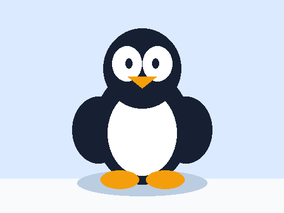
#> input picture docs/session03/lab/data/penguin.png, 284 x 213 px, shrunk from 512 x 384 before the run
$ python run_lab.py
#> lines starting #> are read from the running program, lines starting #| are printed output that depends on the picture
### docs/session03/lab/caesar.py
"""Caesar encryption and a ciphertext-only English frequency attack."""

import argparse
from collections import Counter
from dataclasses import dataclass
from pathlib import Path
from string import ascii_uppercase

# Approximate English percentages, in A-Z order. A model, not a guarantee.
ENGLISH_FREQUENCIES = dict(
    zip(
        ascii_uppercase,
        (
            8.167,
            1.492,
            2.782,
            4.253,
            12.702,
            2.228,
            2.015,
            6.094,
            6.966,
            0.153,
            0.772,
            4.025,
            2.406,
            6.749,
            7.507,
            1.929,
            0.095,
            5.987,
            6.327,
            9.056,
            2.758,
            0.978,
            2.360,
            0.150,
            1.974,
            0.074,
        ),
        strict=True,
    )
)


@dataclass(frozen=True)
class Candidate:
    shift: int
    score: float
    plaintext: str


def encrypt(text: str, shift: int) -> str:
    """Shift ASCII letters; preserve case, spaces, punctuation, and other text."""
    result = []
    for char in text:
        if "A" <= char <= "Z":
            result.append(chr((ord(char) - ord("A") + shift) % 26 + ord("A")))
        elif "a" <= char <= "z":
            result.append(chr((ord(char) - ord("a") + shift) % 26 + ord("a")))
        else:
            result.append(char)
    return "".join(result)


def letter_counts(text: str) -> Counter:
    """Count only the 26 English letters, ignoring case."""
    return Counter(char.upper() for char in text if char.isascii() and char.isalpha())


def most_common_guess(ciphertext: str) -> int:
    """The lecture's first guess: assume the most frequent letter represents E."""
    counts = letter_counts(ciphertext)
    if not counts:
        raise ValueError("Frequency analysis needs ASCII letters.")
    most_common = counts.most_common(1)[0][0]
    return (ord(most_common) - ord("E")) % 26


def rank_candidates(ciphertext: str) -> list[Candidate]:
    """Rank shifts by chi-square distance from typical English letter counts.

    No original plaintext or encryption key is supplied to this attack.
    A smaller score is a closer fit; short or unusual text can mislead it.
    """
    total = sum(letter_counts(ciphertext).values())
    if total == 0:
        raise ValueError("Frequency analysis needs ASCII letters.")
    candidates = []
    for shift in range(26):
        plaintext = encrypt(ciphertext, -shift)
        observed = letter_counts(plaintext)
        score = 0.0
        for letter, percent in ENGLISH_FREQUENCIES.items():
            expected = total * percent / 100
            score += (observed[letter] - expected) ** 2 / expected
        candidates.append(Candidate(shift, score, plaintext))
    return sorted(candidates, key=lambda candidate: candidate.score)


def crack(ciphertext: str) -> Candidate:
    """Return the best frequency-based candidate, not a guaranteed answer."""
    return rank_candidates(ciphertext)[0]


# [20 lines left out: function main, not called in this run]


# [2 lines that do not run on import are left out]

### docs/session03/lab/image_modes.py
"""Compare AES-ECB pattern leakage with AES-GCM on raw RGB image bytes.

ECB is included only to demonstrate its weakness. Keys exist only in memory.
"""

import argparse
import hashlib
import json
import os
from collections import Counter
from pathlib import Path

from cryptography.exceptions import InvalidTag
from cryptography.hazmat.primitives import padding
from cryptography.hazmat.primitives.ciphers import Cipher, algorithms, modes
from cryptography.hazmat.primitives.ciphers.aead import AESGCM
from PIL import Image

BLOCK_BYTES = 16
TAG_BYTES = 16


# [19 lines left out: functions encrypt_ecb, decrypt_ecb, encrypt_gcm, not called in this run]


def decrypt_gcm(nonce: bytes, ciphertext_and_tag: bytes, key: bytes) -> bytes:
    """Authenticate before returning plaintext; InvalidTag means rejection."""
    return AESGCM(key).decrypt(nonce, ciphertext_and_tag, None)


# [23 lines left out: functions block_statistics, rejects_gcm, not called in this run]


def run_image_lab(input_path: Path, output_dir: Path) -> dict:
    """Encrypt real pixels, render ciphertext, and check decryption and tampering."""
    output_dir.mkdir(parents=True, exist_ok=True)
    with Image.open(input_path) as source:
        original = source.convert("RGB")
    pixels = original.tobytes()
    ecb_key = AESGCM.generate_key(bit_length=256)
    gcm_key = AESGCM.generate_key(bit_length=256)
    ecb_ciphertext = encrypt_ecb(pixels, ecb_key)
    nonce, gcm_ciphertext = encrypt_gcm(pixels, gcm_key)
    ecb_plaintext = decrypt_ecb(ecb_ciphertext, ecb_key)
    gcm_plaintext = decrypt_gcm(nonce, gcm_ciphertext, gcm_key)

    # Keep the original dimensions for viewing; padding and tag are not pixels.
    ecb_view = ecb_ciphertext[: len(pixels)]
    gcm_view = gcm_ciphertext[:-TAG_BYTES]
    views = {
        "original": pixels,
        "ecb_view": ecb_view,
        "gcm_view": gcm_view,
        "ecb_decrypted": ecb_plaintext,
        "gcm_decrypted": gcm_plaintext,
    }
    for name, content in views.items():
        Image.frombytes("RGB", original.size, content).save(output_dir / f"{name}.png")
    (output_dir / "ecb_ciphertext.bin").write_bytes(ecb_ciphertext)
    (output_dir / "gcm_ciphertext_and_tag.bin").write_bytes(gcm_ciphertext)
    (output_dir / "gcm_nonce.hex").write_text(nonce.hex() + "\n", encoding="ascii")

    changed_gcm = bytes([gcm_ciphertext[0] ^ 1]) + gcm_ciphertext[1:]
    changed_tag = gcm_ciphertext[:-1] + bytes([gcm_ciphertext[-1] ^ 1])
    changed_nonce = bytes([nonce[0] ^ 1]) + nonce[1:]
    changed_key = bytes([gcm_key[0] ^ 1]) + gcm_key[1:]

    # Flip a content byte, leaving the final padding block alone when possible.
    ecb_tampered_decrypted = None
    if len(pixels) >= BLOCK_BYTES:
        changed_ecb = bytes([ecb_ciphertext[0] ^ 1]) + ecb_ciphertext[1:]
        ecb_tampered_decrypted = decrypt_ecb(changed_ecb, ecb_key) != pixels

    metrics = {
        "width": original.width,
        "height": original.height,
        "mode": "RGB",
        "pixel_bytes": len(pixels),
        "aes_key_bits": 256,
        "aes_block_bytes": BLOCK_BYTES,
        "ecb_ciphertext_bytes": len(ecb_ciphertext),
        "gcm_ciphertext_and_tag_bytes": len(gcm_ciphertext),
        "gcm_nonce_bytes": len(nonce),
        "gcm_tag_bytes": TAG_BYTES,
        "gcm_nonce_hex": nonce.hex(),
        "original_sha256": hashlib.sha256(pixels).hexdigest(),
        "ecb_decrypted_sha256": hashlib.sha256(ecb_plaintext).hexdigest(),
        "gcm_decrypted_sha256": hashlib.sha256(gcm_plaintext).hexdigest(),
        "ecb_round_trip": ecb_plaintext == pixels,
        "gcm_round_trip": gcm_plaintext == pixels,
        "ecb_modified_content_decrypted_without_authentication": ecb_tampered_decrypted,
        "gcm_tampered_ciphertext_rejected": rejects_gcm(nonce, changed_gcm, gcm_key),
        "gcm_tampered_tag_rejected": rejects_gcm(nonce, changed_tag, gcm_key),
        "gcm_wrong_nonce_rejected": rejects_gcm(changed_nonce, gcm_ciphertext, gcm_key),
        "gcm_wrong_key_rejected": rejects_gcm(nonce, gcm_ciphertext, changed_key),
        "original_blocks": block_statistics(pixels),
        "ecb_blocks": block_statistics(ecb_view),
        "gcm_blocks": block_statistics(gcm_view),
        "key_storage": "Fresh independent keys per mode; memory only; not saved.",
        "view_format": "Ciphertext bytes rendered as RGB with known image dimensions.",
    }
    (output_dir / "image_metrics.json").write_text(
        json.dumps(metrics, indent=2) + "\n", encoding="utf-8"
    )
    return metrics


# [6 lines left out: function main, not called in this run]


# [2 lines that do not run on import are left out]

### docs/session03/lab/run_lab.py
"""Run Session 03's two classroom experiments and save measured evidence."""

import argparse
import csv
import importlib.metadata
import json
import platform
from datetime import datetime, timezone
from pathlib import Path
from string import ascii_uppercase

import matplotlib
import numpy as np
from PIL import Image

from caesar import (
    ENGLISH_FREQUENCIES,
    letter_counts,
    most_common_guess,
    rank_candidates,
)
from image_modes import run_image_lab

matplotlib.use("Agg")
import matplotlib.pyplot as plt  # noqa: E402 -- select a noninteractive backend first.

ROOT = Path(__file__).resolve().parent


def save_frequency_plot(ciphertext: str, recovered: str, output_path: Path) -> None:
    total = sum(letter_counts(ciphertext).values())
    cipher_counts = letter_counts(ciphertext)
    recovered_counts = letter_counts(recovered)
    positions = np.arange(26)
    top_frequency = max(cipher_counts.values()) * 100 / total
    fig, axes = plt.subplots(2, 1, figsize=(12, 6.8), layout="constrained")
    axes[0].bar(
        positions,
        [cipher_counts[letter] * 100 / total for letter in ascii_uppercase],
        color="#C66B32",
    )
    axes[0].set_title("Ciphertext letter frequencies: L is most common")
    axes[1].bar(
        positions - 0.18,
        [recovered_counts[letter] * 100 / total for letter in ascii_uppercase],
        width=0.36,
        label="Recovered text",
        color="#167D8D",
    )
    axes[1].bar(
        positions + 0.18,
        list(ENGLISH_FREQUENCIES.values()),
        width=0.36,
        label="Approximate English model",
        color="#A7BDCE",
    )
    axes[1].set_title("After shift 7 is reversed: compare the whole alphabet")
    axes[1].legend(frameon=False, loc="upper right")
    for axis in axes:
        axis.set_xticks(positions, list(ascii_uppercase))
        axis.set_ylabel("English letters (%)")
        axis.set_ylim(0, max(17, top_frequency * 1.15))
        axis.spines[["top", "right"]].set_visible(False)
        axis.grid(axis="y", alpha=0.15)
        axis.set_axisbelow(True)
    fig.savefig(output_path, dpi=150)
    plt.close(fig)


def save_image_comparison(output_dir: Path) -> None:
    fig, axes = plt.subplots(1, 3, figsize=(13.5, 4.2), layout="constrained")
    panels = (
        ("original.png", "Original", "Flat colours create repeated blocks"),
        ("ecb_view.png", "AES-256-ECB", "Repeated blocks preserve the outline"),
        ("gcm_view.png", "AES-256-GCM", "The outline is no longer visible"),
    )
    for axis, (filename, title, caption) in zip(axes, panels, strict=True):
        with Image.open(output_dir / filename) as image:
            axis.imshow(np.asarray(image), interpolation="nearest")
        axis.set_title(title, fontsize=15, pad=10)
        axis.set_xlabel(caption, fontsize=10, labelpad=10)
        axis.set_xticks([])
        axis.set_yticks([])
        axis.spines[:].set_visible(False)
    fig.savefig(output_dir / "image_comparison.png", dpi=150)
    plt.close(fig)


def run_lab(output_dir: Path) -> dict:
    output_dir.mkdir(parents=True, exist_ok=True)
    ciphertext = (ROOT / "data/caesar_ciphertext.txt").read_text(encoding="utf-8")
#> (reads docs/session03/lab/data/caesar_ciphertext.txt from the repository)

    # The attack reads ciphertext only. The reference is opened AFTER ranking.
    candidates = rank_candidates(ciphertext)
    best = candidates[0]
    reference = (ROOT / "data/caesar_plaintext.txt").read_text(encoding="utf-8")
#> (reads docs/session03/lab/data/caesar_plaintext.txt from the repository)
    counts = letter_counts(ciphertext)
    (output_dir / "caesar_recovered.txt").write_text(best.plaintext, encoding="utf-8")
    with (output_dir / "caesar_candidates.csv").open(
        "w", newline="", encoding="utf-8"
    ) as stream:
        writer = csv.writer(stream)
        writer.writerow(["rank", "shift", "chi_square", "plaintext_preview"])
        for rank, candidate in enumerate(candidates, 1):
            writer.writerow(
                [
                    rank,
                    candidate.shift,
                    f"{candidate.score:.6f}",
                    candidate.plaintext[:100],
                ]
            )
    with (output_dir / "caesar_frequencies.csv").open(
        "w", newline="", encoding="utf-8"
    ) as stream:
        writer = csv.writer(stream)
        writer.writerow(
            ["letter", "ciphertext_count", "recovered_count", "english_model_percent"]
        )
        recovered_counts = letter_counts(best.plaintext)
        for letter in ascii_uppercase:
            writer.writerow(
                [
                    letter,
                    counts[letter],
                    recovered_counts[letter],
                    ENGLISH_FREQUENCIES[letter],
                ]
            )
    save_frequency_plot(ciphertext, best.plaintext, output_dir / "caesar_frequency.png")
#> in save_frequency_plot, `fig.savefig(output_path, dpi=150)`:
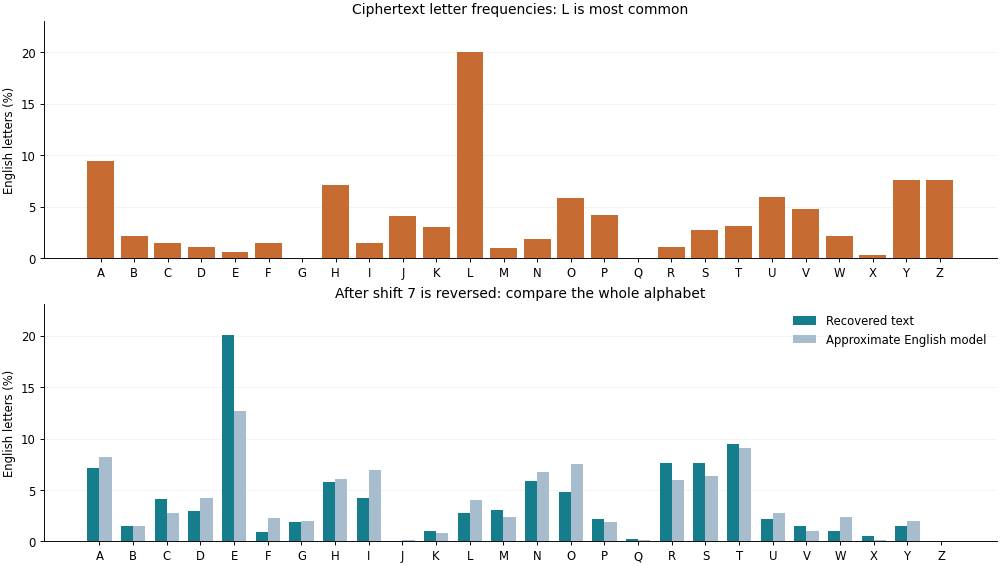
#> figure drawn by matplotlib, 2 panels; panel 1: tallest bar 20.06 high, from x = 10.6 to 11.4; panel 2: tallest bar 20.06 high, from x = 3.64 to 4; panel 2: tallest bar 12.7 high, from x = 4 to 4.36
    caesar_metrics = {
        "input_source": "Self-authored English fixture; not a teacher-provided ciphertext.",
        "ascii_letter_count": sum(counts.values()),
        "most_common_ciphertext_letter": counts.most_common(1)[0][0],
        "most_common_letter_count": counts.most_common(1)[0][1],
        "most_common_e_guess": most_common_guess(ciphertext),
        "recovered_shift": best.shift,
        "best_chi_square": best.score,
        "second_best_shift": candidates[1].shift,
        "second_best_chi_square": candidates[1].score,
        "plaintext_matches_reference": best.plaintext == reference,
        "attack_inputs": "Ciphertext and an approximate English frequency model only.",
    }
    image_metrics = run_image_lab(ROOT / "data/penguin.png", output_dir)
#> in run_image_lab, source is the input picture: PIL image 284x213 RGB; mean R, G, B 199.4, 208.4, 220.4
    save_image_comparison(output_dir)
    metrics = {
        "run_utc": datetime.now(timezone.utc).isoformat(timespec="seconds"),
        "environment": {
            "python": platform.python_version(),
            "platform": platform.platform(),
            **{
                package: importlib.metadata.version(package)
                for package in ("cryptography", "Pillow", "matplotlib", "numpy")
            },
        },
        "caesar": caesar_metrics,
        "image": image_metrics,
    }
    (output_dir / "metrics.json").write_text(
        json.dumps(metrics, indent=2) + "\n", encoding="utf-8"
    )
    checks = [
        f"Caesar recovered shift: {best.shift}",
        f"Caesar matches original: {caesar_metrics['plaintext_matches_reference']}",
        f"ECB round trip: {image_metrics['ecb_round_trip']}",
        f"GCM round trip: {image_metrics['gcm_round_trip']}",
        f"GCM rejects modified ciphertext: {image_metrics['gcm_tampered_ciphertext_rejected']}",
        f"GCM rejects modified tag: {image_metrics['gcm_tampered_tag_rejected']}",
        f"GCM rejects wrong nonce: {image_metrics['gcm_wrong_nonce_rejected']}",
        f"GCM rejects wrong key: {image_metrics['gcm_wrong_key_rejected']}",
        f"ECB unique/total blocks: {image_metrics['ecb_blocks']['unique']}/{image_metrics['ecb_blocks']['total']}",
        f"GCM unique/total blocks: {image_metrics['gcm_blocks']['unique']}/{image_metrics['gcm_blocks']['total']}",
    ]
    console = "\n".join(checks) + "\n"
    (output_dir / "run_log.txt").write_text(console, encoding="utf-8")
    print(console, end="")
    return metrics


def main() -> None:
    parser = argparse.ArgumentParser(description=__doc__)
    parser.add_argument("--output-dir", type=Path, default=ROOT / "results")
    args = parser.parse_args()
    run_lab(args.output_dir)
#> (the call stopped at in run_image_lab, `ecb_key = AESGCM.generate_key(bit_length=256)`: cryptography is not available in this run)


if __name__ == "__main__":
    main()
